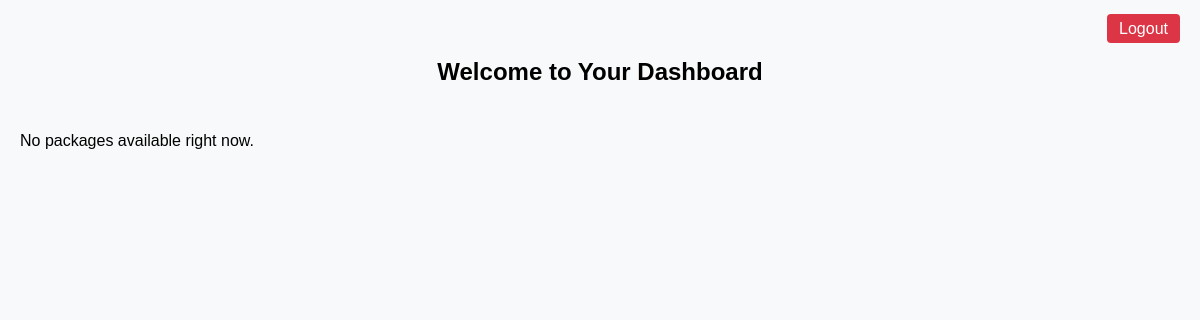
Before: /dashboard/ with the older database file.
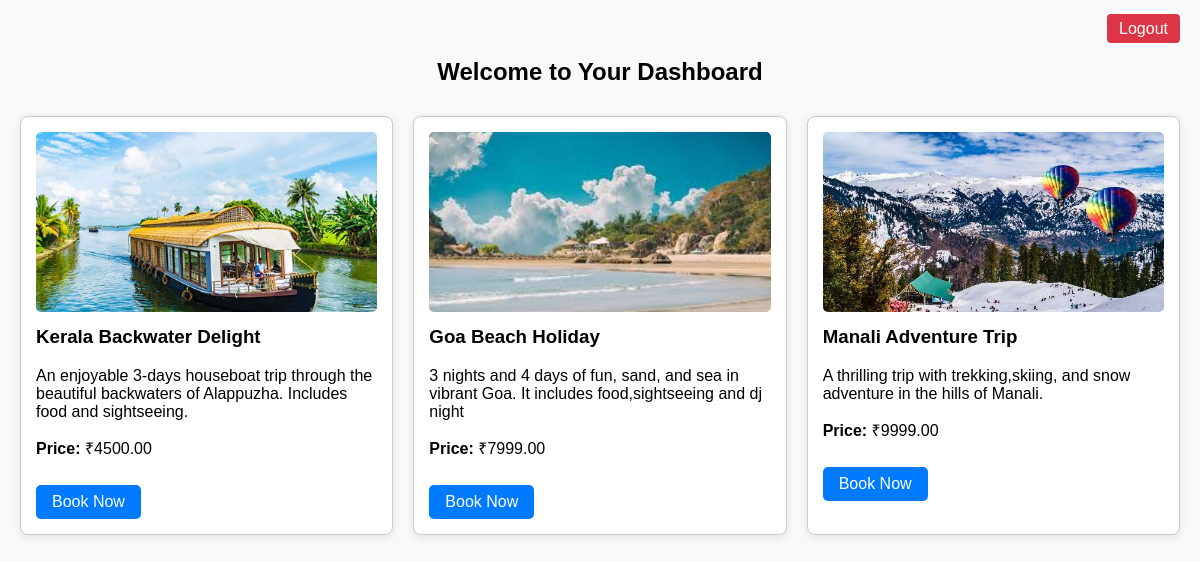
After: the same page with the newer database file.
### main/models.py (models this page shows, shortened)
class TourPackage(models.Model):
    title = models.CharField(max_length=100)
    description = models.TextField()
    price = models.DecimalField(max_digits=10, decimal_places=2)
    image = models.ImageField(upload_to='package_images/')
    vendor = models.ForeignKey('Vendor', on_delete=models.CASCADE, null=True)
    is_approved = models.BooleanField(default=False)

### main/views.py (the view)
# urls.py: path('dashboard/', views.user_dashboard, name='user_dashboard'),
def user_dashboard(request):
    packages = TourPackage.objects.filter(is_approved=True)
    return render(request, 'main/user_dashboard.html', {'packages':packages})

### main/templates/main/user_dashboard.html (shortened to what this page needs)
{% load static %}
<!DOCTYPE html>
<html>
<head>
    <div style="text-align: right; margin-bottom: 15px;">
    <a href="{% url 'logout' %}" style="padding: 6px 12px; background: #dc3545; color: white; border-radius: 4px; text-decoration: none;">
        Logout
    </a>
</div>
</head>
<body>
    <h2>Welcome to Your Dashboard</h2>
    <div class="package-container">
        {% for package in packages %}
            <div class="package-box">
                <img src="{{ package.image.url }}" alt="{{ package.title }}">
                <h3>{{ package.title }}</h3>
                <p>{{ package.description }}</p>
                <p><strong>Price:</strong> ₹{{ package.price }}</p>
                <a class="book-btn" href="{% url 'book_package' package.id %}">Book Now</a>
            </div>
        {% empty %}
            <p>No packages available right now.</p>
        {% endfor %}
    </div>
</body>
</html>

### main/templates/main/user_dashboard.html (style rules this page uses)
body { font-family: Arial, sans-serif; background: #f8f9fa; margin: 0; padding: 20px; }
h2 { text-align: center; margin-bottom: 30px; }
.package-container { display: grid; grid-template-columns: repeat(auto-fit, minmax(280px, 1fr)); gap: 20px; }
.package-box { background: white; border: 1px solid #ccc; border-radius: 8px; overflow: hidden; box-shadow: 0 2px 8px rgba(0,0,0,0.1); padding: 15px; }
.package-box img { width: 100%; height: 180px; object-fit: cover; border-radius: 5px; }
.package-box h3 { margin-top: 10px; }
.book-btn { display: inline-block; margin-top: 10px; padding: 8px 16px; background-color: #007bff; color: white; text-decoration: none; border-radius: 5px; }

Changed rows visible on the page:
now on this page (row edited): TourPackage: image (picture), title "Kerala Backwater Delight", description "An enjoyable 3-days houseboat trip through the beautiful backwaters of Alappuzha. Includes food and sightseeing.", price "4500.00"
now on this page (row edited): TourPackage: image (picture), title "Goa Beach Holiday", description "3 nights and 4 days of fun, sand, and sea in vibrant Goa. It includes food,sightseeing and dj night", price "7999.00"
now on this page (row edited): TourPackage: image (picture), title "Manali Adventure Trip", description "A thrilling trip with trekking,skiing, and snow adventure in the hills of Manali.", price "9999.00"
Other visible differences:
text no longer shown: "No packages available right now."
